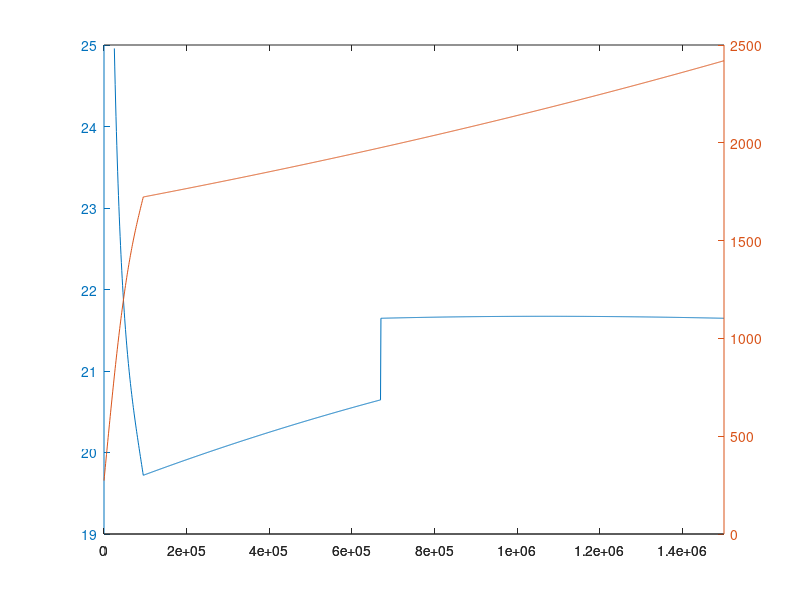

Source code (MATLAB):
% Calculates te values of d an V on the lower mantle so there is jump of an
% order of magnitude between the upper and the lower mantle dn the lower
% mantle's viscosity si constant.

%%% Viscosity structure using  Billen's coeficients %%%
clear 
close all
d=[1e4, 0, 4e4]; p=[3,0,3]; A0=[0.285,2.57e-20,0.285]; Coh=[1000,1000,1000]; r=[1,1.2,1]; F2=[0.33333,0.30079,0.33333];n=[1,3.5,1]; A=F2.*(d.^p./(A0.*Coh.^r)).^(1./n); 

e2=1e-15;
E=[335000,520000,335000];
V=[4e-6,11e-6,1.5e-6];
R=8.3145;

% Dislocation and diffusion creep BG viscosity (at 250 km)
eta_df_250=2e20;
eta_ds_250=2e20;

%Pressure (Using Turcotte's aproximation)
z=(0:1000:1.5e6)';
rho0=3400;
g=9.81;
B=4.3e-12;

P=-(1/B)*log(1-rho0*g*B.*z);

% Calculate the temperature
temp_mod=input('1) HSCM, 2) GDH1: ');
if temp_mod==1 %Half Space Temperature
    Tm=1400+273; T0=273; k=1e-6; t=150e6*365*24*3600;
    T=(Tm-T0)*erf(z./(2*sqrt(k*t)))+T0+z*3e-4;

else %     T(T>Tm-1)=T(T>Tm-1)+(z(T>Tm-1)-z(T>Tm-1)))*3e-4;
    % Temperature (plate like + adiabatic)  
    TL=1450; L=9.5e4; Cp=1300; k=3.2; alfa=3.7e-5; t=60e6*365*24*3600;
    T=zeros(size(z));
    T(1:95)=TL*z(1:95)/L;
    for i=1:10
        T(1:95)=T(1:95)+(TL*2/(i*pi))*sin(i*pi*z(1:95)/L)*exp(-i^2*pi^2*k*t/(rho0*Cp*L^2));    
    end

    T(96:end)=TL*exp(g*alfa*(z(96:end)-L)/Cp);
    T=T+273;
end

% Calculate the whater content to obtain the desired dislocation viscosity
% at 250 km
Coh(:)=((F2(2)^n(2)/(A0(2)*eta_ds_250^n(2)))*e2^(1-n(2))*exp((E(2)+P(251)*V(2))/(R*T(251))))^(1/r(2));

% Calculate the grain size to obtain the desired diffusion viscosity at
% 250 km
d(1)=((eta_df_250*A0(1)*Coh(1)/F2(1))*exp(-(E(1)+P(251)*V(1))/(R*T(251))))^(1/p(1));

% Recalculate the Preexponential coeficient.
A=F2.*(d.^p./(A0.*Coh.^r)).^(1./n);

    % Viscosity. 1 is linear for the upper mantle, 2 is non-linear for the
% upper mantle and 3 y linear for the lower mantel
for i=1:3
eta(:,i)=A(i)*e2^((1-n(i))/n(i))*exp((E(i)+P*V(i))./(n(i)*R*T));
end

eta_comp=eta(:,1).*eta(:,2)./(eta(:,1)+eta(:,2)); % Composite viscosity for the upper mantle
eta_lm=eta(:,3)/2; % Compostite of two linear viscosities for the upper mantle 

% m, b, m_p and b_p are used to aproximate pressure and temperature to
% linear functions from T(671) to T(end) and from P(671) to T(end)
m=(T(end)-T(671))/530000;
b=T(671)-m*z(671);
m_p=(P(end)-P(671))/530000;
b_p=P(671)-m_p*z(671);

V(3)=m*E(3)/(b*m_p-m*b_p);
    
    % Same as above but assuming linerar functions from Taylor expanssion
    % at the surface (eta_lm is almos constant)
    %V(3)=E(3)*alfa/(rho0*Cp*(1-(g*alfa*L/Cp)));

% Lower mantle's NEW preexponential factor son there is a viscosity jump on
% the U-L mantle boundary
eta(:,3)=A(3)*e2^((1-n(3))/n(3))*exp((E(3)+P*V(3))./(n(3)*R*T));
eta_lm=eta(:,3)/2; % Compostite of two linear viscosities for the upper mantle 

A_lm=A(3)*10*eta_comp(671)/eta_lm(671);
d_lm=(A_lm*A0(3)*Coh(3)^r(3)/F2(3))^(1/p(3)); %Corresponding grain size.
d(3)=d_lm; A(3)=A_lm; 

eta(:,3)=A(3)*e2^((1-n(3))/n(3))*exp((E(3)+P*V(3))./(n(3)*R*T));
eta_lm=eta(:,3)/2;

eta_def=eta_comp;
eta_def(671:end)=eta_lm(671:end);

plotyy(z(eta_def<1e25),log10(eta_def(eta_def<1e25)),z,T)

